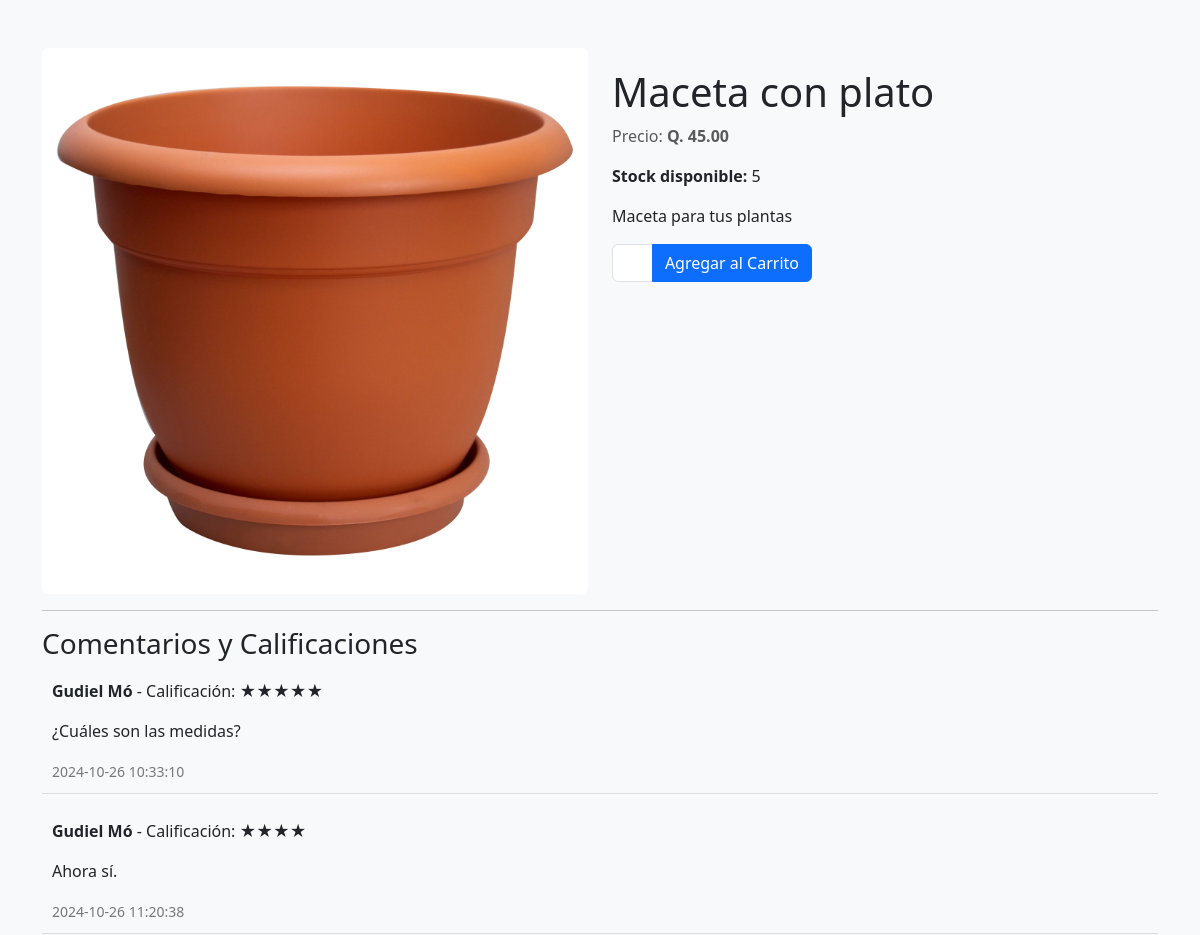
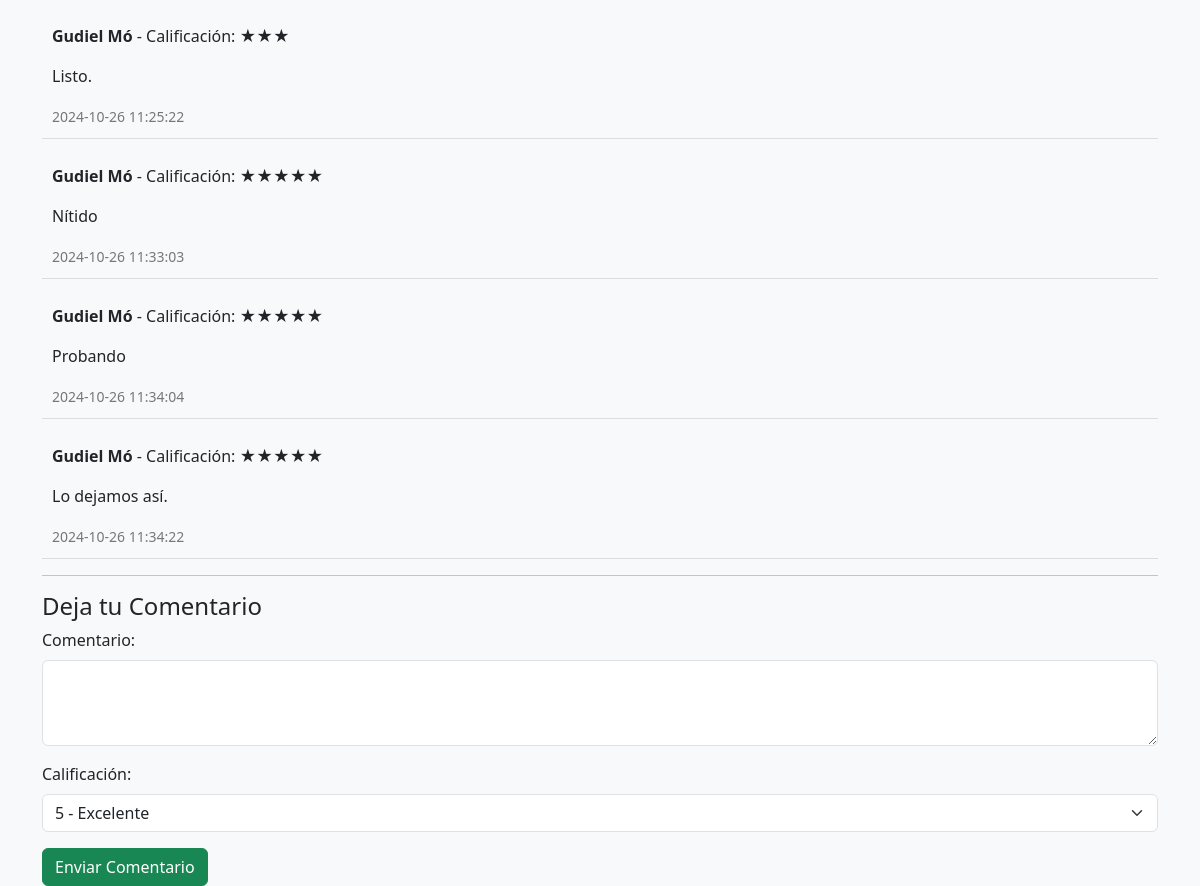
Screenshot of /public/client/detalle_producto.php?slug=maceta-con-plato with the database file from the repository (2 pictures, top to bottom).
### tables this page shows
CREATE TABLE `producto` (
  `id_producto` int(11) NOT NULL AUTO_INCREMENT,
  `id_negocio` int(11) DEFAULT NULL,
  `id_categoria` int(11) DEFAULT NULL,
  `nombre_producto` varchar(255) NOT NULL,
  `descripcion` text DEFAULT NULL,
  `costo` decimal(10,0) NOT NULL,
  `precio` decimal(10,2) NOT NULL,
  `stock` int(11) NOT NULL,
  `imagen` varchar(255) DEFAULT NULL,
  `estado` varchar(50) NOT NULL,
  `fecha_actualizacion` timestamp NOT NULL DEFAULT current_timestamp() ON UPDATE current_timestamp(),
  `id_emprendedor` int(11) NOT NULL,
  `tiene_promocion` tinyint(1) DEFAULT 0,
  `precio_promocional` decimal(10,2) DEFAULT NULL,
  `slug` varchar(255) NOT NULL,
  `imagen_alt` varchar(255) DEFAULT NULL,
  `meta_title` varchar(255) DEFAULT NULL,
  `meta_description` text DEFAULT NULL,
  PRIMARY KEY (`id_producto`),
  KEY `id_negocio` (`id_negocio`),
  KEY `id_categoria` (`id_categoria`),
  KEY `fk_producto_emprendedor` (`id_emprendedor`),
  CONSTRAINT `fk_producto_emprendedor` FOREIGN KEY (`id_emprendedor`) REFERENCES `emprendedor` (`id_emprendedor`) ON DELETE CASCADE ON UPDATE CASCADE,
  CONSTRAINT `producto_ibfk_1` FOREIGN KEY (`id_negocio`) REFERENCES `negocio` (`id_negocio`),
  CONSTRAINT `producto_ibfk_2` FOREIGN KEY (`id_categoria`) REFERENCES `categoria` (`id_categoria`)
);

CREATE TABLE `comentario` (
  `id_comentario` int(11) NOT NULL AUTO_INCREMENT,
  `id_producto` int(11) NOT NULL,
  `id_cliente` int(11) NOT NULL,
  `comentario` text NOT NULL,
  `calificacion` int(11) NOT NULL,
  `fecha_comentario` datetime DEFAULT current_timestamp(),
  `respuesta` text DEFAULT NULL,
  PRIMARY KEY (`id_comentario`),
  KEY `id_producto` (`id_producto`),
  KEY `id_cliente` (`id_cliente`),
  CONSTRAINT `comentario_ibfk_1` FOREIGN KEY (`id_producto`) REFERENCES `producto` (`id_producto`) ON DELETE CASCADE,
  CONSTRAINT `comentario_ibfk_2` FOREIGN KEY (`id_cliente`) REFERENCES `cliente` (`id_cliente`) ON DELETE CASCADE
);

CREATE TABLE `cliente` (
  `id_cliente` int(11) NOT NULL AUTO_INCREMENT,
  `NIT` varchar(20) DEFAULT NULL,
  `nombre1` varchar(255) NOT NULL,
  `nombre2` varchar(255) DEFAULT NULL,
  `nombre3` varchar(255) DEFAULT NULL,
  `apellido1` varchar(255) NOT NULL,
  `apellido2` varchar(255) DEFAULT NULL,
  `correo` varchar(255) NOT NULL,
  `contrasena` varchar(255) NOT NULL,
  `telefono1` varchar(20) DEFAULT NULL,
  `telefono2` varchar(20) DEFAULT NULL,
  `id_direccion` int(11) DEFAULT NULL,
  `id_estado_usuario` int(11) DEFAULT NULL,
  `token_activacion` varchar(255) DEFAULT NULL,
  `token_recuperacion` varchar(255) DEFAULT NULL,
  `fecha_creacion` timestamp NOT NULL DEFAULT current_timestamp(),
  `fecha_token` datetime DEFAULT NULL,
  PRIMARY KEY (`id_cliente`),
  KEY `id_direccion` (`id_direccion`),
  KEY `id_estado_usuario` (`id_estado_usuario`),
  CONSTRAINT `cliente_ibfk_1` FOREIGN KEY (`id_direccion`) REFERENCES `direccion` (`id_direccion`),
  CONSTRAINT `cliente_ibfk_2` FOREIGN KEY (`id_estado_usuario`) REFERENCES `estado_usuario` (`id_estado_usuario`)
);

### public/client/detalle_producto.php (the view, shortened to what this page needs)
<?php
$database = new Database();
$db = $database->getConnection();
$producto = null;
if (isset($_GET['slug'])) {
    $slug = $_GET['slug'];
    $query = "SELECT * FROM producto WHERE slug = :slug";
    $stmt = $db->prepare($query);
    $stmt->bindParam(':slug', $slug, PDO::PARAM_STR);
    $stmt->execute();
    $producto = $stmt->fetch(PDO::FETCH_ASSOC);
}
?>
<!DOCTYPE html>
<html lang="es">
<head>
    <link href="https://cdn.jsdelivr.net/npm/bootstrap@5.3.0/dist/css/bootstrap.min.css" rel="stylesheet">
</head>
<body class="bg-light">
    <div class="container mt-5">
        <?php if ($producto): ?>
            <div class="row">
                <div class="col-md-6">
                    <img src="../../uploads/productos/<?php echo htmlspecialchars($producto['imagen']); ?>"
                        alt="<?php echo htmlspecialchars($producto['nombre_producto']); ?>"
                        class="img-fluid rounded">
                </div>
                <div class="col-md-6 product-details">
                    <h1><?php echo htmlspecialchars($producto['nombre_producto']); ?></h1>
                    <p class="text-muted">
                        Precio: <strong>Q. <?php echo number_format($producto['precio'], 2); ?></strong>
                    </p>
                    <p><strong>Stock disponible:</strong> <?php echo htmlspecialchars($producto['stock']); ?></p>
                    <p><?php echo nl2br(htmlspecialchars($producto['descripcion'])); ?></p>
                    <form class="agregar-carrito-form" action="agregar_al_carrito.php" method="POST">
                        <div class="input-group mb-3" style="max-width: 200px;">
                            <input type="number" name="cantidad" class="form-control" value="1" min="1"
                                max="<?php echo htmlspecialchars($producto['stock']); ?>">
                            <button type="submit" class="btn btn-primary">
                                <i class="fas fa-cart-plus"></i> Agregar al Carrito
                            </button>
                        </div>
                    </form>
                </div>
            </div>
            <hr>
            <h3>Comentarios y Calificaciones</h3>
            <div id="comentarios">
                <?php
                $queryComentarios = "
                    SELECT c.*, cl.nombre1, cl.apellido1
                    FROM comentario c
                    JOIN cliente cl ON c.id_cliente = cl.id_cliente
                    WHERE c.id_producto = :id_producto
                ";
                $stmtComentarios = $db->prepare($queryComentarios);
                $stmtComentarios->bindParam(':id_producto', $producto['id_producto'], PDO::PARAM_INT);
                $stmtComentarios->execute();
                $comentarios = $stmtComentarios->fetchAll(PDO::FETCH_ASSOC);
                if ($comentarios):
                    foreach ($comentarios as $comentario): ?>
                        <div class="comentario">
                            <p>
                                <strong>
                                    <?php echo htmlspecialchars($comentario['nombre1']) . ' ' . htmlspecialchars($comentario['apellido1']); ?>
                                </strong>
                                - Calificación: <?php echo str_repeat('★', $comentario['calificacion']); ?>
                            </p>
                            <p><?php echo nl2br(htmlspecialchars($comentario['comentario'])); ?></p>
                            <small><?php echo htmlspecialchars($comentario['fecha_comentario']); ?></small>
                        </div>
                    <?php endforeach;
                else: ?>
                    <p>No hay comentarios aún.</p>
                <?php endif; ?>
            </div>
            <hr>
            <h4>Deja tu Comentario</h4>
            <form id="form-comentario" method="POST" action="guardar_comentario.php">
                <div class="mb-3">
                    <label for="comentario" class="form-label">Comentario:</label>
                    <textarea class="form-control" name="comentario" id="comentario" rows="3" required></textarea>
                </div>
                <div class="mb-3">
                    <label for="calificacion" class="form-label">Calificación:</label>
                    <select class="form-select" name="calificacion" id="calificacion" required>
                        <option value="5">5 - Excelente</option>
                    </select>
                </div>
                <button type="submit" class="btn btn-success">
                    <i class="fas fa-paper-plane"></i> Enviar Comentario
                </button>
            </form>
        <?php endif; ?>
    </div>
</body>
</html>

### public/client/detalle_producto.php (style rules this page uses)
.img-fluid { max-width: 100%; height: auto; border-radius: 8px; }
.product-details { margin-top: 20px; }
.comentario { margin-bottom: 15px; padding: 10px; border-bottom: 1px solid #ddd; }
.comentario small { color: #777; }

### rows the page displays
producto: imagen (picture), nombre_producto "Maceta con plato", precio "45.00", stock "5", descripcion "Maceta para tus plantas"
comentario: id_cliente.nombre1 "Gudiel", id_cliente.apellido1 "Mó", calificacion "★★★★★", comentario "¿Cuáles son las medidas?", fecha_comentario "2024-10-26 10:33:10"
comentario: id_cliente.nombre1 "Gudiel", id_cliente.apellido1 "Mó", calificacion "★★★★", comentario "Ahora sí.", fecha_comentario "2024-10-26 11:20:38"
comentario: id_cliente.nombre1 "Gudiel", id_cliente.apellido1 "Mó", calificacion "★★★", comentario "Listo.", fecha_comentario "2024-10-26 11:25:22"
comentario: id_cliente.nombre1 "Gudiel", id_cliente.apellido1 "Mó", calificacion "★★★★★", comentario "Nítido", fecha_comentario "2024-10-26 11:33:03"
comentario: id_cliente.nombre1 "Gudiel", id_cliente.apellido1 "Mó", calificacion "★★★★★", comentario "Probando", fecha_comentario "2024-10-26 11:34:04"
comentario: id_cliente.nombre1 "Gudiel", id_cliente.apellido1 "Mó", calificacion "★★★★★", comentario "Lo dejamos así.", fecha_comentario "2024-10-26 11:34:22"
